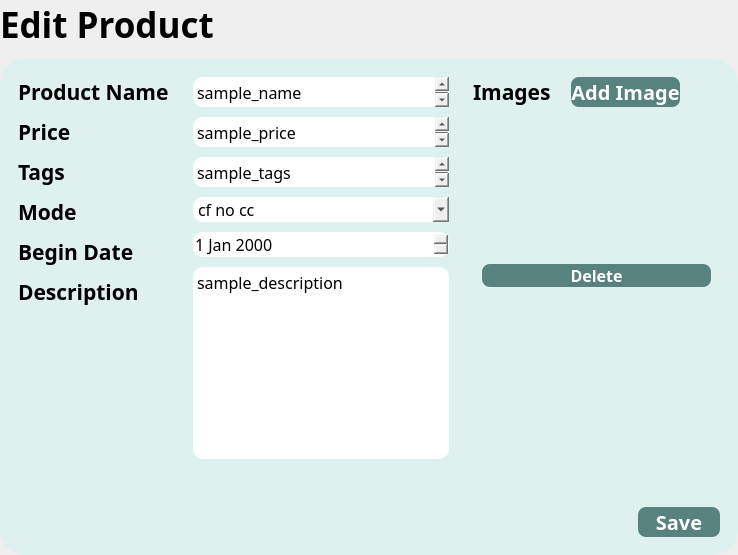
          <widget class="QWidget" name="edit_product">
           <layout class="QVBoxLayout" name="verticalLayout_11">
            <property name="spacing">
             <number>10</number>
            </property>
            <property name="leftMargin">
             <number>0</number>
            </property>
            <property name="topMargin">
             <number>0</number>
            </property>
            <property name="rightMargin">
             <number>0</number>
            </property>
            <property name="bottomMargin">
             <number>0</number>
            </property>
            <item>
             <widget class="QLabel" name="label_18">
              <property name="sizePolicy">
               <sizepolicy hsizetype="Preferred" vsizetype="Maximum">
                <horstretch>0</horstretch>
                <verstretch>0</verstretch>
               </sizepolicy>
              </property>
              <property name="font">
               <font>
                <family>Manrope</family>
                <pointsize>26</pointsize>
                <weight>75</weight>
                <bold>true</bold>
               </font>
              </property>
              <property name="text">
               <string>Edit Product</string>
              </property>
             </widget>
            </item>
            <item>
             <widget class="QFrame" name="frame_23">
              <property name="styleSheet">
               <string notr="true">QFrame {
    background-color:#DFF1EE;
	border: none;
	border-radius: 25px;
}</string>
              </property>
              <property name="frameShape">
               <enum>QFrame::StyledPanel</enum>
              </property>
              <property name="frameShadow">
               <enum>QFrame::Raised</enum>
              </property>
              <layout class="QHBoxLayout" name="horizontalLayout_12">
               <item>
                <widget class="QFrame" name="frame_25">
                 <property name="maximumSize">
                  <size>
                   <width>180</width>
                   <height>16777215</height>
                  </size>
                 </property>
                 <property name="frameShape">
                  <enum>QFrame::StyledPanel</enum>
                 </property>
                 <property name="frameShadow">
                  <enum>QFrame::Raised</enum>
                 </property>
                 <layout class="QVBoxLayout" name="verticalLayout_8">
                  <property name="spacing">
                   <number>10</number>
                  </property>
                  <item>
                   <widget class="QLabel" name="label_11">
                    <property name="sizePolicy">
                     <sizepolicy hsizetype="Preferred" vsizetype="Maximum">
                      <horstretch>0</horstretch>
                      <verstretch>0</verstretch>
                     </sizepolicy>
                    </property>
                    <property name="font">
                     <font>
                      <family>Manrope</family>
                      <pointsize>16</pointsize>
                      <weight>75</weight>
                      <bold>true</bold>
                     </font>
                    </property>
                    <property name="text">
                     <string>Product Name</string>
                    </property>
                   </widget>
                  </item>
                  <item>
                   <widget class="QLabel" name="label_13">
                    <property name="sizePolicy">
                     <sizepolicy hsizetype="Preferred" vsizetype="Maximum">
                      <horstretch>0</horstretch>
                      <verstretch>0</verstretch>
                     </sizepolicy>
                    </property>
                    <property name="font">
                     <font>
                      <family>Manrope</family>
                      <pointsize>16</pointsize>
                      <weight>75</weight>
                      <bold>true</bold>
                     </font>
                    </property>
                    <property name="text">
                     <string>Price</string>
                    </property>
                   </widget>
                  </item>
                  <item>
                   <widget class="QLabel" name="label_14">
                    <property name="sizePolicy">
                     <sizepolicy hsizetype="Preferred" vsizetype="Maximum">
                      <horstretch>0</horstretch>
                      <verstretch>0</verstretch>
                     </sizepolicy>
                    </property>
                    <property name="font">
                     <font>
                      <family>Manrope</family>
                      <pointsize>16</pointsize>
                      <weight>75</weight>
                      <bold>true</bold>
                     </font>
                    </property>
                    <property name="text">
                     <string>Tags</string>
                    </property>
                   </widget>
                  </item>
                  <item>
                   <widget class="QLabel" name="label_19">
                    <property name="sizePolicy">
                     <sizepolicy hsizetype="Preferred" vsizetype="Maximum">
                      <horstretch>0</horstretch>
                      <verstretch>0</verstretch>
                     </sizepolicy>
                    </property>
                    <property name="font">
                     <font>
                      <family>Manrope</family>
                      <pointsize>16</pointsize>
                      <weight>75</weight>
                      <bold>true</bold>
                     </font>
                    </property>
                    <property name="text">
                     <string>Mode</string>
                    </property>
                   </widget>
                  </item>
                  <item>
                   <widget class="QLabel" name="label_20">
                    <property name="sizePolicy">
                     <sizepolicy hsizetype="Preferred" vsizetype="Maximum">
                      <horstretch>0</horstretch>
                      <verstretch>0</verstretch>
                     </sizepolicy>
                    </property>
                    <property name="font">
                     <font>
                      <family>Manrope</family>
                      <pointsize>16</pointsize>
                      <weight>75</weight>
                      <bold>true</bold>
                     </font>
                    </property>
                    <property name="text">
                     <string>Begin Date</string>
                    </property>
                   </widget>
                  </item>
                  <item>
                   <widget class="QLabel" name="label_15">
                    <property name="sizePolicy">
                     <sizepolicy hsizetype="Preferred" vsizetype="Maximum">
                      <horstretch>0</horstretch>
                      <verstretch>0</verstretch>
                     </sizepolicy>
                    </property>
                    <property name="font">
                     <font>
                      <family>Manrope</family>
                      <pointsize>16</pointsize>
                      <weight>75</weight>
                      <bold>true</bold>
                     </font>
                    </property>
                    <property name="text">
                     <string>Description</string>
                    </property>
                   </widget>
                  </item>
                  <item>
                   <spacer name="verticalSpacer_5">
                    <property name="orientation">
                     <enum>Qt::Vertical</enum>
                    </property>
                    <property name="sizeHint" stdset="0">
                     <size>
                      <width>20</width>
                      <height>40</height>
                     </size>
                    </property>
                   </spacer>
                  </item>
                 </layout>
                </widget>
               </item>
               <item>
                <widget class="QFrame" name="frame_26">
                 <property name="styleSheet">
                  <string notr="true">* {
	border-radius: 10px;
}</string>
                 </property>
                 <property name="frameShape">
                  <enum>QFrame::StyledPanel</enum>
                 </property>
                 <property name="frameShadow">
                  <enum>QFrame::Raised</enum>
                 </property>
                 <layout class="QVBoxLayout" name="verticalLayout_9">
                  <property name="spacing">
                   <number>10</number>
                  </property>
                  <item>
                   <widget class="QTextEdit" name="edit_product_page_name_Edit">
                    <property name="sizePolicy">
                     <sizepolicy hsizetype="Maximum" vsizetype="Maximum">
                      <horstretch>0</horstretch>
                      <verstretch>0</verstretch>
                     </sizepolicy>
                    </property>
                    <property name="maximumSize">
                     <size>
                      <width>16777215</width>
                      <height>30</height>
                     </size>
                    </property>
                    <property name="font">
                     <font>
                      <family>Manrope</family>
                      <pointsize>12</pointsize>
                     </font>
                    </property>
                    <property name="styleSheet">
                     <string notr="true">background-color: white</string>
                    </property>
                    <property name="html">
                     <string>&lt;!DOCTYPE HTML PUBLIC &quot;-//W3C//DTD HTML 4.0//EN&quot; &quot;http://www.w3.org/TR/REC-html40/strict.dtd&quot;&gt;
&lt;html&gt;&lt;head&gt;&lt;meta name=&quot;qrichtext&quot; content=&quot;1&quot; /&gt;&lt;style type=&quot;text/css&quot;&gt;
p, li { white-space: pre-wrap; }
&lt;/style&gt;&lt;/head&gt;&lt;body style=&quot; font-family:'Manrope'; font-size:12pt; font-weight:400; font-style:normal;&quot;&gt;
&lt;p style=&quot; margin-top:0px; margin-bottom:0px; margin-left:0px; margin-right:0px; -qt-block-indent:0; text-indent:0px;&quot;&gt;sample_name&lt;/p&gt;&lt;/body&gt;&lt;/html&gt;</string>
                    </property>
                   </widget>
                  </item>
                  <item>
                   <widget class="QTextEdit" name="edit_product_page_price_edit">
                    <property name="sizePolicy">
                     <sizepolicy hsizetype="Maximum" vsizetype="Maximum">
                      <horstretch>0</horstretch>
                      <verstretch>0</verstretch>
                     </sizepolicy>
                    </property>
                    <property name="maximumSize">
                     <size>
                      <width>16777215</width>
                      <height>30</height>
                     </size>
                    </property>
                    <property name="font">
                     <font>
                      <family>Manrope</family>
                     </font>
                    </property>
                    <property name="styleSheet">
                     <string notr="true">background-color: white</string>
                    </property>
                    <property name="html">
                     <string>&lt;!DOCTYPE HTML PUBLIC &quot;-//W3C//DTD HTML 4.0//EN&quot; &quot;http://www.w3.org/TR/REC-html40/strict.dtd&quot;&gt;
&lt;html&gt;&lt;head&gt;&lt;meta name=&quot;qrichtext&quot; content=&quot;1&quot; /&gt;&lt;style type=&quot;text/css&quot;&gt;
p, li { white-space: pre-wrap; }
&lt;/style&gt;&lt;/head&gt;&lt;body style=&quot; font-family:'Manrope'; font-size:7.8pt; font-weight:400; font-style:normal;&quot;&gt;
&lt;p style=&quot; margin-top:0px; margin-bottom:0px; margin-left:0px; margin-right:0px; -qt-block-indent:0; text-indent:0px;&quot;&gt;&lt;span style=&quot; font-size:12pt;&quot;&gt;sample_price&lt;/span&gt;&lt;/p&gt;&lt;/body&gt;&lt;/html&gt;</string>
                    </property>
                   </widget>
                  </item>
                  <item>
                   <widget class="QTextEdit" name="edit_product__page_tags_edit">
                    <property name="sizePolicy">
                     <sizepolicy hsizetype="Maximum" vsizetype="Maximum">
                      <horstretch>0</horstretch>
                      <verstretch>0</verstretch>
                     </sizepolicy>
                    </property>
                    <property name="maximumSize">
                     <size>
                      <width>16777215</width>
                      <height>30</height>
                     </size>
                    </property>
                    <property name="font">
                     <font>
                      <family>Manrope</family>
                     </font>
                    </property>
                    <property name="styleSheet">
                     <string notr="true">background-color: white</string>
                    </property>
                    <property name="html">
                     <string>&lt;!DOCTYPE HTML PUBLIC &quot;-//W3C//DTD HTML 4.0//EN&quot; &quot;http://www.w3.org/TR/REC-html40/strict.dtd&quot;&gt;
&lt;html&gt;&lt;head&gt;&lt;meta name=&quot;qrichtext&quot; content=&quot;1&quot; /&gt;&lt;style type=&quot;text/css&quot;&gt;
p, li { white-space: pre-wrap; }
&lt;/style&gt;&lt;/head&gt;&lt;body style=&quot; font-family:'Manrope'; font-size:7.8pt; font-weight:400; font-style:normal;&quot;&gt;
&lt;p style=&quot; margin-top:0px; margin-bottom:0px; margin-left:0px; margin-right:0px; -qt-block-indent:0; text-indent:0px;&quot;&gt;&lt;span style=&quot; font-size:12pt;&quot;&gt;sample_tags&lt;/span&gt;&lt;/p&gt;&lt;/body&gt;&lt;/html&gt;</string>
                    </property>
                   </widget>
                  </item>
                  <item>
                   <widget class="QComboBox" name="edit_product_page_mode_combobox">
                    <property name="font">
                     <font>
                      <family>Manrope</family>
                      <pointsize>12</pointsize>
                      <weight>50</weight>
                      <bold>false</bold>
                     </font>
                    </property>
                    <item>
                     <property name="text">
                      <string>cf no cc</string>
                     </property>
                    </item>
                    <item>
                     <property name="text">
                      <string>bidding</string>
                     </property>
                    </item>
                   </widget>
                  </item>
                  <item>
                   <widget class="QDateEdit" name="edit_product_page_date_edit">
                    <property name="font">
                     <font>
                      <family>Manrope</family>
                      <pointsize>12</pointsize>
                     </font>
                    </property>
                   </widget>
                  </item>
                  <item>
                   <widget class="QTextEdit" name="edit_product_page_des_edit">
                    <property name="sizePolicy">
                     <sizepolicy hsizetype="Maximum" vsizetype="MinimumExpanding">
                      <horstretch>0</horstretch>
                      <verstretch>0</verstretch>
                     </sizepolicy>
                    </property>
                    <property name="font">
                     <font>
                      <family>Manrope</family>
                      <weight>50</weight>
                      <bold>false</bold>
                     </font>
                    </property>
                    <property name="styleSheet">
                     <string notr="true">background-color: white</string>
                    </property>
                    <property name="html">
                     <string>&lt;!DOCTYPE HTML PUBLIC &quot;-//W3C//DTD HTML 4.0//EN&quot; &quot;http://www.w3.org/TR/REC-html40/strict.dtd&quot;&gt;
&lt;html&gt;&lt;head&gt;&lt;meta name=&quot;qrichtext&quot; content=&quot;1&quot; /&gt;&lt;style type=&quot;text/css&quot;&gt;
p, li { white-space: pre-wrap; }
&lt;/style&gt;&lt;/head&gt;&lt;body style=&quot; font-family:'Manrope'; font-size:7.8pt; font-weight:400; font-style:normal;&quot;&gt;
&lt;p style=&quot; margin-top:0px; margin-bottom:0px; margin-left:0px; margin-right:0px; -qt-block-indent:0; text-indent:0px;&quot;&gt;&lt;span style=&quot; font-size:12pt;&quot;&gt;sample_description&lt;/span&gt;&lt;/p&gt;&lt;/body&gt;&lt;/html&gt;</string>
                    </property>
                   </widget>
                  </item>
                  <item>
                   <spacer name="verticalSpacer_6">
                    <property name="orientation">
                     <enum>Qt::Vertical</enum>
                    </property>
                    <property name="sizeHint" stdset="0">
                     <size>
                      <width>253</width>
                      <height>78</height>
                     </size>
                    </property>
                   </spacer>
                  </item>
                 </layout>
                </widget>
               </item>
               <item>
                <widget class="QFrame" name="frame_27">
                 <property name="frameShape">
                  <enum>QFrame::StyledPanel</enum>
                 </property>
                 <property name="frameShadow">
                  <enum>QFrame::Raised</enum>
                 </property>
                 <layout class="QVBoxLayout" name="verticalLayout_10">
                  <item>
                   <widget class="QFrame" name="frame_28">
                    <property name="sizePolicy">
                     <sizepolicy hsizetype="Preferred" vsizetype="Maximum">
                      <horstretch>0</horstretch>
                      <verstretch>0</verstretch>
                     </sizepolicy>
                    </property>
                    <property name="styleSheet">
                     <string notr="true">QPushButton {
    background-color:#58827E;
	color: white;
	border-radius: 8px;
	border: none;
}

QPushButton::hover {
	background-color: #4D7672;
}</string>
                    </property>
                    <property name="frameShape">
                     <enum>QFrame::StyledPanel</enum>
                    </property>
                    <property name="frameShadow">
                     <enum>QFrame::Raised</enum>
                    </property>
                    <layout class="QHBoxLayout" name="horizontalLayout_13">
                     <property name="spacing">
                      <number>20</number>
                     </property>
                     <property name="leftMargin">
                      <number>0</number>
                     </property>
                     <property name="topMargin">
                      <number>0</number>
                     </property>
                     <property name="rightMargin">
                      <number>0</number>
                     </property>
                     <property name="bottomMargin">
                      <number>0</number>
                     </property>
                     <item>
                      <widget class="QLabel" name="label_16">
                       <property name="sizePolicy">
                        <sizepolicy hsizetype="Preferred" vsizetype="Preferred">
                         <horstretch>0</horstretch>
                         <verstretch>0</verstretch>
                        </sizepolicy>
                       </property>
                       <property name="font">
                        <font>
                         <family>Manrope</family>
                         <pointsize>16</pointsize>
                         <weight>75</weight>
                         <bold>true</bold>
                        </font>
                       </property>
                       <property name="text">
                        <string>Images</string>
                       </property>
                      </widget>
                     </item>
                     <item>
                      <widget class="QPushButton" name="edit_prodcut_page_add_image_button">
                       <property name="sizePolicy">
                        <sizepolicy hsizetype="MinimumExpanding" vsizetype="Minimum">
                         <horstretch>0</horstretch>
                         <verstretch>0</verstretch>
                        </sizepolicy>
                       </property>
                       <property name="minimumSize">
                        <size>
                         <width>0</width>
                         <height>30</height>
                        </size>
                       </property>
                       <property name="maximumSize">
                        <size>
                         <width>16777215</width>
                         <height>30</height>
                        </size>
                       </property>
                       <property name="font">
                        <font>
                         <family>Manrope</family>
                         <pointsize>15</pointsize>
                         <weight>75</weight>
                         <bold>true</bold>
                        </font>
                       </property>
                       <property name="text">
                        <string>Add Image</string>
                       </property>
                      </widget>
                     </item>
                     <item>
                      <spacer name="horizontalSpacer_16">
                       <property name="orientation">
                        <enum>Qt::Horizontal</enum>
                       </property>
                       <property name="sizeHint" stdset="0">
                        <size>
                         <width>40</width>
                         <height>20</height>
                        </size>
                       </property>
                      </spacer>
                     </item>
                    </layout>
                   </widget>
                  </item>
                  <item>
                   <widget class="QStackedWidget" name="stackedWidget_2">
                    <property name="maximumSize">
                     <size>
                      <width>250</width>
                      <height>300</height>
                     </size>
                    </property>
                    <property name="styleSheet">
                     <string notr="true">QPushButton {
    background-color:#58827E;
	color: white;
	border-radius: 8px;
	border: none;
}

QPushButton::hover {
	background-color: #4D7672;
}</string>
                    </property>
                    <property name="currentIndex">
                     <number>0</number>
                    </property>
                    <widget class="QWidget" name="page_3">
                     <layout class="QVBoxLayout" name="verticalLayout_12">
                      <item>
                       <widget class="QLabel" name="edit_product_page_image_label">
                        <property name="sizePolicy">
                         <sizepolicy hsizetype="Preferred" vsizetype="Preferred">
                          <horstretch>0</horstretch>
                          <verstretch>0</verstretch>
                         </sizepolicy>
                        </property>
                        <property name="minimumSize">
                         <size>
                          <width>0</width>
                          <height>0</height>
                         </size>
                        </property>
                        <property name="maximumSize">
                         <size>
                          <width>250</width>
                          <height>250</height>
                         </size>
                        </property>
                        <property name="text">
                         <string/>
                        </property>
                        <property name="pixmap">
                         <pixmap resource="../../../public/images/post_images/post_images.qrc">:/post_images/IMG_7107.jpg</pixmap>
                        </property>
                        <property name="scaledContents">
                         <bool>true</bool>
                        </property>
                       </widget>
                      </item>
                      <item>
                       <widget class="QPushButton" name="edit_product_page_delete_button">
                        <property name="font">
                         <font>
                          <family>Manrope</family>
                          <pointsize>12</pointsize>
                          <weight>75</weight>
                          <bold>true</bold>
                         </font>
                        </property>
                        <property name="text">
                         <string>Delete</string>
                        </property>
                       </widget>
                      </item>
                     </layout>
                    </widget>
                    <widget class="QWidget" name="page_4">
                     <layout class="QVBoxLayout" name="verticalLayout_17">
                      <item>
                       <widget class="QLabel" name="image_label_2">
                        <property name="sizePolicy">
                         <sizepolicy hsizetype="Preferred" vsizetype="Preferred">
                          <horstretch>0</horstretch>
                          <verstretch>0</verstretch>
                         </sizepolicy>
                        </property>
                        <property name="minimumSize">
                         <size>
                          <width>0</width>
                          <height>0</height>
                         </size>
                        </property>
                        <property name="maximumSize">
                         <size>
                          <width>250</width>
                          <height>250</height>
                         </size>
                        </property>
                        <property name="text">
                         <string/>
                        </property>
                        <property name="pixmap">
                         <pixmap resource="../../../public/images/post_images/post_images.qrc">:/post_images/IMG_7105.jpg</pixmap>
                        </property>
                        <property name="scaledContents">
                         <bool>true</bool>
                        </property>
                        <property name="wordWrap">
                         <bool>false</bool>
                        </property>
                       </widget>
                      </item>
                      <item>
                       <widget class="QPushButton" name="delete_button">
                        <property name="font">
                         <font>
                          <family>Manrope</family>
                          <pointsize>12</pointsize>
                          <weight>75</weight>
                          <bold>true</bold>
                         </font>
                        </property>
                        <property name="text">
                         <string>Delete</string>
                        </property>
                       </widget>
                      </item>
                     </layout>
                    </widget>
                   </widget>
                  </item>
                  <item>
                   <spacer name="verticalSpacer_7">
                    <property name="orientation">
                     <enum>Qt::Vertical</enum>
                    </property>
                    <property name="sizeHint" stdset="0">
                     <size>
                      <width>20</width>
                      <height>205</height>
                     </size>
                    </property>
                   </spacer>
                  </item>
                  <item>
                   <widget class="QFrame" name="frame_29">
                    <property name="sizePolicy">
                     <sizepolicy hsizetype="Preferred" vsizetype="Maximum">
                      <horstretch>0</horstretch>
                      <verstretch>0</verstretch>
                     </sizepolicy>
                    </property>
                    <property name="styleSheet">
                     <string notr="true">QPushButton {
    background-color:#58827E;
	color: white;
	border-radius: 8px;
	border: none;
}

QPushButton::hover {
	background-color: #4D7672;
}</string>
                    </property>
                    <property name="frameShape">
                     <enum>QFrame::StyledPanel</enum>
                    </property>
                    <property name="frameShadow">
                     <enum>QFrame::Raised</enum>
                    </property>
                    <layout class="QHBoxLayout" name="horizontalLayout_14">
                     <property name="spacing">
                      <number>20</number>
                     </property>
                     <property name="leftMargin">
                      <number>0</number>
                     </property>
                     <property name="topMargin">
                      <number>0</number>
                     </property>
                     <property name="rightMargin">
                      <number>0</number>
                     </property>
                     <property name="bottomMargin">
                      <number>0</number>
                     </property>
                     <item>
                      <spacer name="horizontalSpacer_17">
                       <property name="orientation">
                        <enum>Qt::Horizontal</enum>
                       </property>
                       <property name="sizeHint" stdset="0">
                        <size>
                         <width>40</width>
                         <height>20</height>
                        </size>
                       </property>
                      </spacer>
                     </item>
                     <item>
                      <spacer name="horizontalSpacer_3">
                       <property name="orientation">
                        <enum>Qt::Horizontal</enum>
                       </property>
                       <property name="sizeHint" stdset="0">
                        <size>
                         <width>40</width>
                         <height>20</height>
                        </size>
                       </property>
                      </spacer>
                     </item>
                     <item>
                      <widget class="QPushButton" name="edit_product_page_save_button">
                       <property name="sizePolicy">
                        <sizepolicy hsizetype="MinimumExpanding" vsizetype="Minimum">
                         <horstretch>0</horstretch>
                         <verstretch>0</verstretch>
                        </sizepolicy>
                       </property>
                       <property name="minimumSize">
                        <size>
                         <width>0</width>
                         <height>30</height>
                        </size>
                       </property>
                       <property name="maximumSize">
                        <size>
                         <width>16777215</width>
                         <height>30</height>
                        </size>
                       </property>
                       <property name="font">
                        <font>
                         <family>Manrope</family>
                         <pointsize>15</pointsize>
                         <weight>75</weight>
                         <bold>true</bold>
                        </font>
                       </property>
                       <property name="text">
                        <string>Save</string>
                       </property>
                      </widget>
                     </item>
                    </layout>
                   </widget>
                  </item>
                 </layout>
                </widget>
               </item>
              </layout>
             </widget>
            </item>
           </layout>
          </widget>
